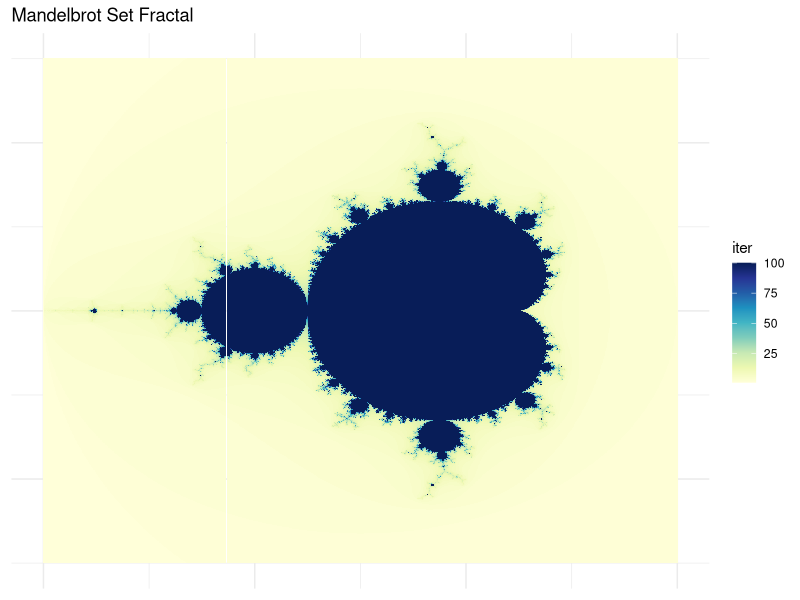

Source code (R):
library(ggplot2)
library(dplyr)
library(RColorBrewer)

# Function to calculate whether a point is in the Mandelbrot set
mandelbrot <- function(x, y, max_iter) {
  c <- complex(real = x, imaginary = y)
  z <- 0 + 0i
  iter <- 0
  while (Mod(z) <= 2 && iter < max_iter) {
    z <- z^2 + c
    iter <- iter + 1
  }
  return(iter)
}

# Generate a grid of points
x_vals <- seq(-2, 1, length.out = 1000)
y_vals <- seq(-1.5, 1.5, length.out = 1000)
grid <- expand.grid(x = x_vals, y = y_vals)

# Apply the mandelbrot function to each point in the grid
max_iter <- 100
grid$iter <- mapply(mandelbrot, grid$x, grid$y, MoreArgs = list(max_iter = max_iter))

# Create the plot
ggplot(grid, aes(x = x, y = y, fill = iter)) +
  geom_tile() +
  scale_fill_gradientn(colors = brewer.pal(9, "YlGnBu")) +
  theme_minimal() +
  theme(axis.ticks = element_blank(), 
        axis.text = element_blank(),
        axis.title = element_blank()) +
  labs(title = "Mandelbrot Set Fractal")
